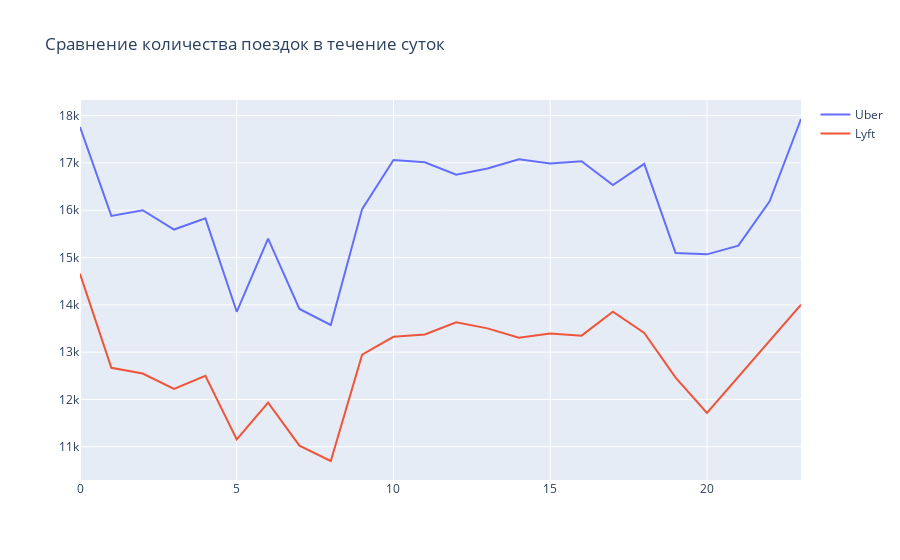

The cell this chart's notebook holds for it:
### Code cell
import plotly.graph_objects as go

fig = go.Figure()
fig.update_layout(
    title_text='Сравнение количества поездок в течение суток'
)
fig.add_trace(go.Scatter(x=a['hour'], y=a['Uber'],
                    mode='lines',
                    name='Uber'))
fig.add_trace(go.Scatter(x=a['hour'], y=a['Lyft'],
                    mode='lines',
                    name='Lyft'))
fig.show()

### Figure 1 — Plotly figure (JSON) as saved in the notebook; plotly's stock layout.template omitted (floating-point values rounded to 4 significant figures)
{"data": [{"mode": "lines", "name": "Uber", "type": "scatter", "x": [0, 1, 2, 3, 4, 5, 6, 7, 8, 9, 10, 11, 12, 13, 14, 15, 16, 17, 18, 19, 20, 21, 22, 23], "y": [17756, 15879, 16000, 15591, 15828, 13853, 15401, 13912, 13575, 16023, 17059, 17012, 16751, 16881, 17078, 16989, 17035, 16531, 16980, 15094, 15067, 15252, 16189, 17927]}, {"mode": "lines", "name": "Lyft", "type": "scatter", "x": [0, 1, 2, 3, 4, 5, 6, 7, 8, 9, 10, 11, 12, 13, 14, 15, 16, 17, 18, 19, 20, 21, 22, 23], "y": [14657, 12669, 12548, 12224, 12502, 11155, 11935, 11024, 10700, 12948, 13325, 13372, 13633, 13503, 13306, 13394, 13349, 13853, 13404, 12461, 11715, 12480, 13247, 14004]}], "layout": {"title": {"text": "Сравнение количества поездок в течение суток"}}}
